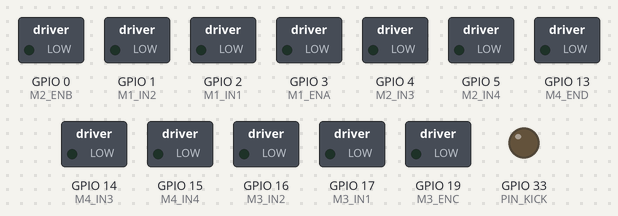
Simulated run of this sketch. Board: ESP32. On the bench: switched loads named in the sketch (green lamp = pin HIGH), output pins drawn as LEDs (lit = HIGH).

Above: at 0.1 s.
At 5.1 s:
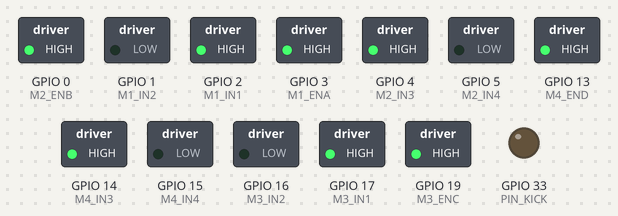
At 11.22 s:
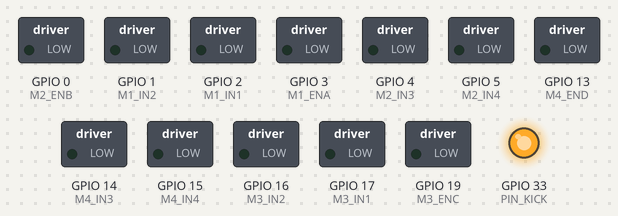
At 18.4 s:
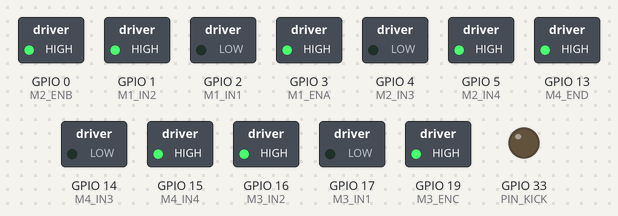
At 31.7 s:
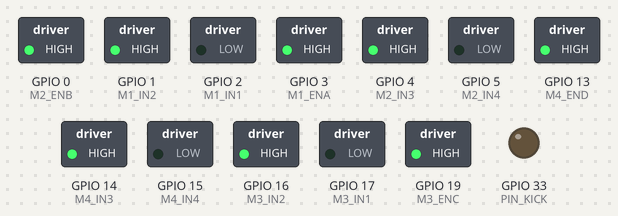
Timing chart, 0 to 39.4 s (numbered marks = the images above):
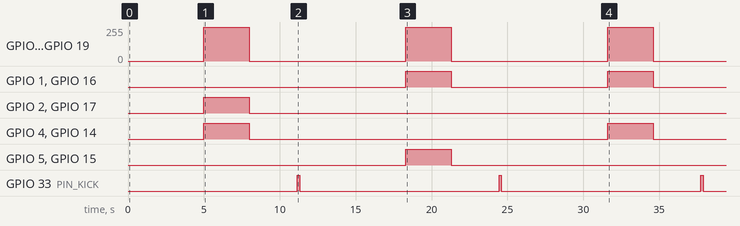

The sketch:

kickerymotoresfuncional.ino
```cpp
// --- DEFINICIÓN DE PINES (Adaptado para Teensy) ---
// --- MOTOR 1 (Adelante-Derecha, 45°) ---
const int M1_IN1 = 2; const int M1_IN2 = 1; const int M1_ENA = 3;
// --- MOTOR 2 (Atrás-Derecha, -45°) ---
const int M2_IN3 = 4; const int M2_IN4 = 5; const int M2_ENB = 0;
// --- MOTOR 3 (Atrás-Izquierda, -135°) ---
const int M3_IN1 = 17; const int M3_IN2 = 16; const int M3_ENC = 19;
// --- MOTOR 4 (Adelante-Izquierda, 135°) ---
const int M4_IN3 = 14; const int M4_IN4 = 15; const int M4_END = 13;

// --- PIN SOLENOIDE (Pateador) ---
const int PIN_KICK = 33;

const int vel_max = 255;
const int vel_giro = 180;

void setup() {
  // Configuración de los pines de DIRECCIÓN usando las variables
  int pines_dir[] = {M1_IN1, M1_IN2, M2_IN3, M2_IN4, M3_IN1, M3_IN2, M4_IN3, M4_IN4};
  for(int i=0; i<8; i++) {
    pinMode(pines_dir[i], OUTPUT);
  }

  // Configuración de los pines de VELOCIDAD (PWM)
  pinMode(M1_ENA, OUTPUT);
  pinMode(M2_ENB, OUTPUT);
  pinMode(M3_ENC, OUTPUT);
  pinMode(M4_END, OUTPUT);

  // Configuración del pin del solenoide
  pinMode(PIN_KICK, OUTPUT);
  digitalWrite(PIN_KICK, LOW); // Aseguramos que arranque apagado por seguridad
}

void loop() {
  // --- COREOGRAFÍA DE PRUEBA DE PATRONES ---
  delay(5000); // Espera 5 segundos antes de empezar

  // Patrón 1: Avanzar (Conjunto)
  avanzar(vel_max);
  frenar();
  patear();

  // Patrón 2: Retroceder (Conjunto)
  retroceder(vel_max);
  frenar();
  patear();

  // Patrón 3: Desplazamiento Lateral Derecha (Conjunto)
  desplazarDerecha(vel_max);
  frenar();
  patear();

  // Patrón 4: Desplazamiento Lateral Izquierda (Conjunto)
  desplazarIzquierda(vel_max);
  frenar();
  patear();

  // Patrón 5: Pivotar (Giro sobre eje central)
  pivotarDerecha(vel_giro);
  frenar();
  patear();

  // Patrón Independiente 6: Solo Mueve Motor 1 (Individual)
  digitalWrite(M1_IN1, HIGH); digitalWrite(M1_IN2, LOW);
  analogWrite(M1_ENA, vel_max); // Cambio a analogWrite
  delay(3000); // Agregué un delay para que se note el movimiento
  frenar();
  patear();
}

// ==========================================
//        FUNCIÓN DE DISPARO (SOLENOIDE)
// ==========================================

void patear() {
  // Paso 1: Espera para que el Step-Up cargue los capacitores
  delay(150);

  digitalWrite(PIN_KICK, HIGH);
  delay(150); // Mantiene el pulso 150ms
  digitalWrite(PIN_KICK, LOW);
  delay(7000);
}

// ==========================================
//        FUNCIONES DE MOVIMIENTO HOLONÓMICO
// ==========================================

void frenar() {
  digitalWrite(M1_IN1, LOW); digitalWrite(M1_IN2, LOW);
  digitalWrite(M2_IN3, LOW); digitalWrite(M2_IN4, LOW);
  digitalWrite(M3_IN1, LOW); digitalWrite(M3_IN2, LOW);
  digitalWrite(M4_IN3, LOW); digitalWrite(M4_IN4, LOW);

  // Reemplazo de ledcWrite por analogWrite
  analogWrite(M1_ENA, 0); analogWrite(M2_ENB, 0);
  analogWrite(M3_ENC, 0); analogWrite(M4_END, 0);
  delay(3000);
}

void avanzar(int velocidad) {
  digitalWrite(M1_IN1, HIGH); digitalWrite(M1_IN2, LOW);
  digitalWrite(M2_IN3, HIGH); digitalWrite(M2_IN4, LOW);
  digitalWrite(M3_IN1, HIGH); digitalWrite(M3_IN2, LOW);
  digitalWrite(M4_IN3, HIGH); digitalWrite(M4_IN4, LOW);

  analogWrite(M1_ENA, velocidad); analogWrite(M2_ENB, velocidad);
  analogWrite(M3_ENC, velocidad); analogWrite(M4_END, velocidad);
  delay(3000);
}

void retroceder(int velocidad) {
  digitalWrite(M1_IN1, LOW); digitalWrite(M1_IN2, HIGH);
  digitalWrite(M2_IN3, LOW); digitalWrite(M2_IN4, HIGH);
  digitalWrite(M3_IN1, LOW); digitalWrite(M3_IN2, HIGH);
  digitalWrite(M4_IN3, LOW); digitalWrite(M4_IN4, HIGH);

  analogWrite(M1_ENA, velocidad); analogWrite(M2_ENB, velocidad);
  analogWrite(M3_ENC, velocidad); analogWrite(M4_END, velocidad);
  delay(3000);
}

void desplazarIzquierda(int velocidad) {
  digitalWrite(M1_IN1, HIGH); digitalWrite(M1_IN2, LOW); // M1 Adelante
  digitalWrite(M3_IN1, HIGH); digitalWrite(M3_IN2, LOW); // M3 Adelante
  digitalWrite(M2_IN3, LOW); digitalWrite(M2_IN4, HIGH); // M2 Atrás
  digitalWrite(M4_IN3, LOW); digitalWrite(M4_IN4, HIGH); // M4 Atrás

  analogWrite(M1_ENA, velocidad); analogWrite(M2_ENB, velocidad);
  analogWrite(M3_ENC, velocidad); analogWrite(M4_END, velocidad);
  delay(3000);
}

void desplazarDerecha(int velocidad) {
  digitalWrite(M1_IN1, LOW); digitalWrite(M1_IN2, HIGH); // M1 Atrás
  digitalWrite(M3_IN1, LOW); digitalWrite(M3_IN2, HIGH); // M3 Atrás
  digitalWrite(M2_IN3, HIGH); digitalWrite(M2_IN4, LOW); // M2 Adelante
  digitalWrite(M4_IN3, HIGH); digitalWrite(M4_IN4, LOW); // M4 Adelante

  analogWrite(M1_ENA, velocidad); analogWrite(M2_ENB, velocidad);
  analogWrite(M3_ENC, velocidad); analogWrite(M4_END, velocidad);
  delay(3000);
}

void pivotarDerecha(int velocidad) {
  digitalWrite(M3_IN1, HIGH); digitalWrite(M3_IN2, LOW); // M3 Adelante
  digitalWrite(M4_IN3, HIGH); digitalWrite(M4_IN4, LOW); // M4 Adelante
  digitalWrite(M1_IN1, LOW); digitalWrite(M1_IN2, HIGH); // M1 Atrás
  digitalWrite(M2_IN3, LOW); digitalWrite(M2_IN4, HIGH); // M2 Atrás

  analogWrite(M1_ENA, velocidad); analogWrite(M2_ENB, velocidad);
  analogWrite(M3_ENC, velocidad); analogWrite(M4_END, velocidad);
  delay(3000);
}
```

Measured:
- by itself, GPIO 0 (M2_ENB), GPIO 3 (M1_ENA), GPIO 13 (M4_END), GPIO 19 (M3_ENC): alternates 255/255 for 3.0 s and 0/255 for 10.3 s
- by itself, GPIO 1 (M1_IN2), GPIO 16 (M3_IN2): alternates HIGH for 3.0 s and LOW for 10.3 s
- by itself, GPIO 2 (M1_IN1), GPIO 17 (M3_IN1): LOW → HIGH at 5.0 s, → LOW 3.0 s later
- by itself, GPIO 4 (M2_IN3), GPIO 14 (M4_IN3): alternates HIGH for 3.0 s and LOW for 23.6 s
- by itself, GPIO 5 (M2_IN4), GPIO 15 (M4_IN4): LOW → HIGH at 18.3 s, → LOW 3.0 s later
- by itself, GPIO 33 (PIN_KICK): alternates HIGH for 0.15 s and LOW for 13.2 s
